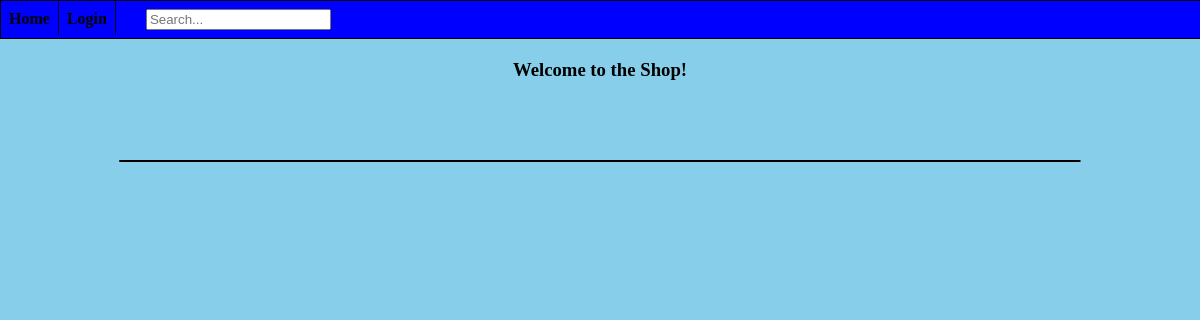
/, run on an earlier commit of the app's database.
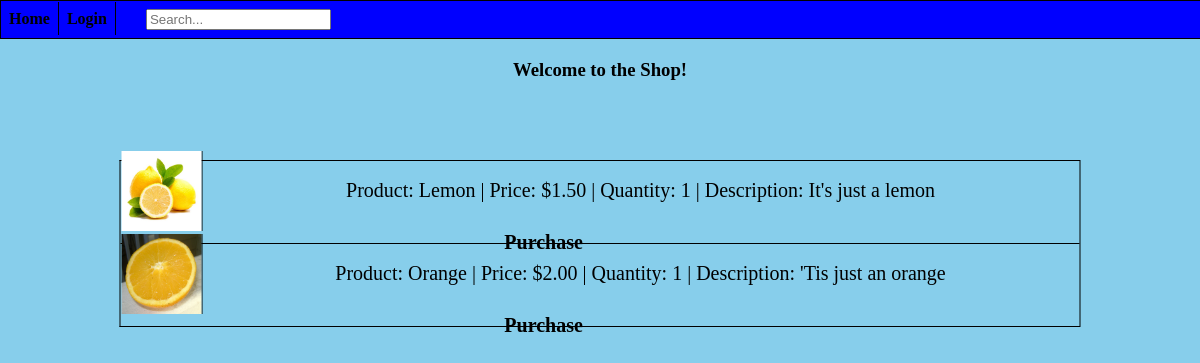
And on a later commit of the database.
### tables this page shows
CREATE TABLE `shop` (
  `productID` int NOT NULL,
  `userID` int NOT NULL,
  `item` varchar(255) NOT NULL,
  `price` float(7,2) NOT NULL,
  `description` varchar(255) NOT NULL,
  `quantity` int NOT NULL,
  `imgPath` varchar(255) NOT NULL
);

### index.php (the view, shortened to what this page needs)
<?php
require('header.php');
if(isset($_POST['searchBar'])){
	$search = $_POST['searchBar'];
	$search = '%' . $search . '%';
	$stmt = $db->prepare("SELECT * FROM shop WHERE item LIKE ?");
	$stmt->bind_param("s", $search);
	$stmt->execute();
	$result = $stmt->get_result();
	while($row = $result->fetch_assoc()){
		echo("<tr><td class='shoptd'><img src='" . $row['imgPath'] . "' /><div class='shopItem'>" . "Product: " .  $row['item'] . " | Price: $" . $row['price'] .  " | Quantity: " . $row['quantity'] . " | Description: ". $row['description'] . "</div><a href='" . ENC_URL . "purchase.php?id=" . $row['productID'] . "' style='margin-left:40%;'/>Purchase</td></tr>");
	}
}
else{
	$stmt = $db->query("SELECT * FROM shop");
	while($row = $stmt->fetch_assoc()){
		echo("<tr><td class='shoptd'><img src='" . $row['imgPath'] . "' /><div class='shopItem'>" . "Product: " .  $row['item'] . " | Price: $" . $row['price'] .  " | Quantity: " . $row['quantity'] . " | Description: ". $row['description'] . "</div><a href='" . ENC_URL . "purchase.php?id=" . $row['productID'] . "' style='margin-left:40%;'/>Purchase</td></tr>");
	}
}
echo("		</table>
		</div>
	</body>
</html>")
?>

### header.php (shortened to what this page needs)
<!DOCTYPE html>
<html>
	<head>
		<link rel="stylesheet" href="css/project.css">
	</head>
	<nav class="headerNav">
<?php
echo("<a href=" . BASE_URL . "Home>Home</a>");
if(isset($_SESSION['isLoggedInToLemonShop']) and $_SESSION['isLoggedInToLemonShop'] == true){
	echo("
	<a href=" . ENC_URL . "Orders>Orders</a>
	<a href=" . BASE_URL . "Logout>Log Out</a>");
}
else{
	echo("<a href=" . ENC_URL . "Login>Login</a>");
}
echo("<form method='POST' action='Home' class='searchForm'><input type='text' placeholder='Search...' class='searchBar' name='searchBar'/></form>
		  </nav><br /><br />");
?>

### css/project.css (style rules this page uses)
body { margin:0; height: 100%; background:skyblue; overflow-x: hidden; }
.headerNav { padding: 8px 0px; background-color: blue; color: black; border: 1px solid black; width: 100%; }
.headerNav a { color: black; text-align: center; padding: 8px; text-decoration: none; border-right: 1px solid black; }
.searchForm { display:inline; }
.searchBar { margin-left: 30px; }
.indexWelcome { text-align: center; position:absolute; left:50%; top:5%; -webkit-transform:translate(-50%,0); transform:translate(-50%,0); }
.shopDiv { border: 1px solid black; border-right: none; width: 80%; height: auto; position:absolute; left:50%; top:20%; -webkit-transform:translate(-50%,0); transform:translate(-50%,0); }
.productTable { margin: 0 auto; width: 100%; border-collapse: collapse; }
.productTable tr { border-bottom: 1px solid black; }
.productTable tr:last-child { border-bottom: none; }
.productTable td { height: 50px; border-right: 1px solid black; }
.shoptd { font-size: 20px; }
.shopItem { height:100%; text-align: center; display: flex; justify-content: center; align-items: center; }
.shoptd img { display: inline-block; height: 80px; width: 80px; float: left; border-right: 1px solid black; }
a:link { color: black; font-weight: bold; text-decoration: none; }

What changed in the data, as far as the page shows it:
added shop: imgPath (picture), item "Lemon", price "1.50", quantity "1", description "It's just a lemon"
added shop: imgPath (picture), item "Orange", price "2.00", quantity "1", description "'Tis just an orange"
